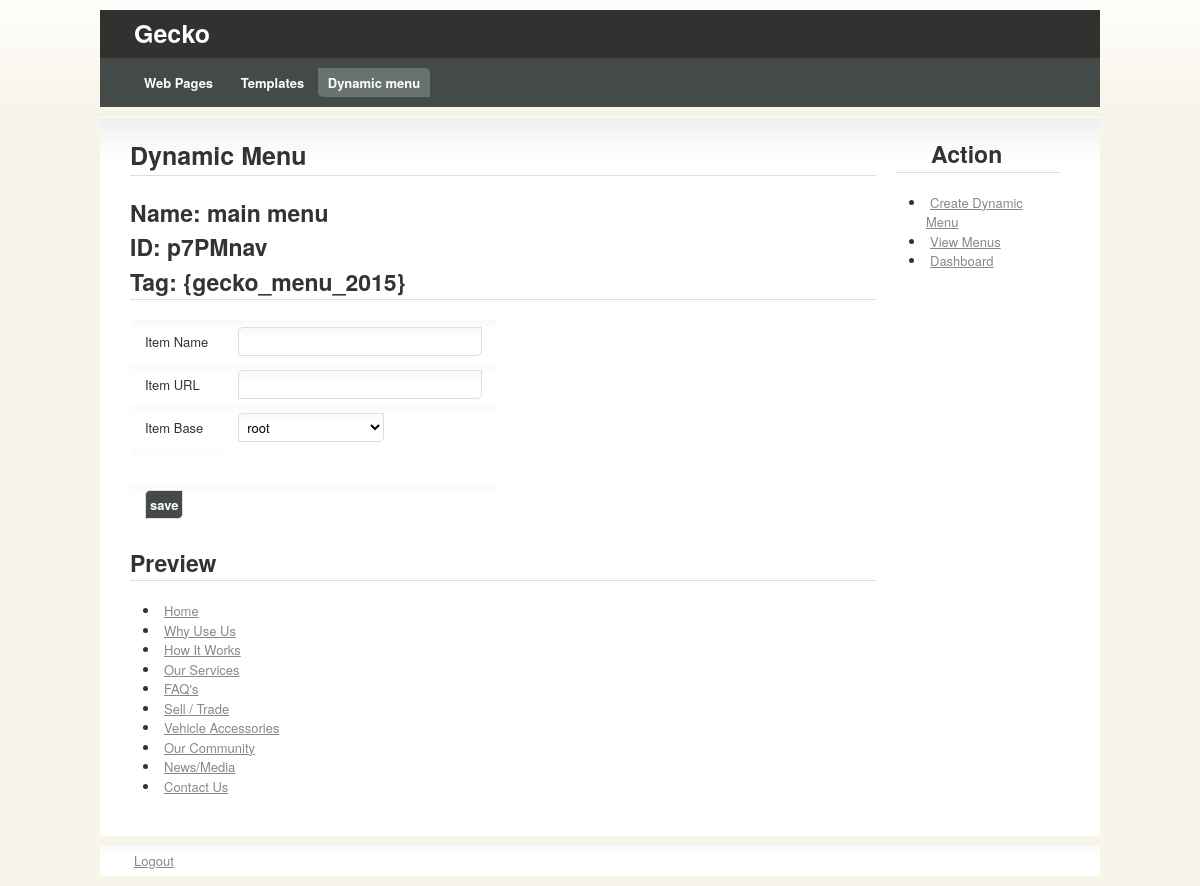
The page /admin/update_menu.php?id=4 (signed in) on the database its author committed.
### tables this page shows
CREATE TABLE IF NOT EXISTS `menu` (
  `id` int(11) NOT NULL AUTO_INCREMENT,
  `name` varchar(250) NOT NULL,
  `elem_id` varchar(250) NOT NULL,
  `elem_class` varchar(250) NOT NULL,
  PRIMARY KEY (`id`)
);

CREATE TABLE IF NOT EXISTS `menu_item` (
  `id` int(11) NOT NULL AUTO_INCREMENT,
  `name` varchar(250) NOT NULL,
  `url` varchar(250) NOT NULL,
  `base` int(11) NOT NULL,
  `menu` int(12) NOT NULL,
  PRIMARY KEY (`id`)
);

### admin/update_menu.php (the view, shortened to what this page needs)
<?php
if(isset($_SESSION['id'])){
?>
<!DOCTYPE html PUBLIC "-//W3C//DTD XHTML 1.0 Strict//EN"
	"http://www.w3.org/TR/xhtml1/DTD/xhtml1-strict.dtd">
<html xmlns="http://www.w3.org/1999/xhtml" xml:lang="en" lang="en">
	<head>
		<link rel="stylesheet" href="css/960.css" type="text/css" media="screen" charset="utf-8" />
		<link rel="stylesheet" href="css/template.css" type="text/css" media="screen" charset="utf-8" />
		<link rel="stylesheet" href="css/colour.css" type="text/css" media="screen" charset="utf-8" />
	</head>
	<body>
		<h1 id="head"><a style="color:#FFFFFF;text-decoration:none;" href="/admin/dashboard.php">Gecko</a></h1>
		<ul id="navigation">
			<li><span><a href="/admin/webpage.php">Web Pages</a></span></li>
			<li><a href="/admin/template.php" >Templates</a></li>
			<li><a href="/admin/menu.php" class="active">Dynamic menu</a></li>
		</ul>
		<div id="content" class="container_16 clearfix">
			<div class="grid_11" style="width: 746px !important;">
			<h1>Dynamic Menu</h1>
			<?php
$id = $_GET['id'];
$gecko_menu = 2011;
$sql = mysql_query("SELECT * FROM menu WHERE id='".$id."'");
while($row=mysql_fetch_array($sql)){
?>
<h2>Name: <?=$row['name']?><br />
ID: <?=$row['elem_id']?><br />
Tag: {gecko_menu_<?=($gecko_menu+$row['id'])?>}</h2>
<?php } ?>
<form method="post" action="update_menu2.php" name="form1">
<table style="width:auto;">
<tr><td>Item Name</td><td><input type="text" name="menu_item_name" style="width: 234px" /></td></tr>
<tr><td>Item URL</td><td><input type="text" id="menu_item_url" name="menu_item_url" style="width: 234px" /></td></tr>
<tr><td>Item Base</td>
<td>
<select name="menu_item_base" style="width: auto;">
<option value="-1">root</option>
</select>
</td>
</tr>
<tr><td>&nbsp;<input type="hidden" name="menu_id" value="<?=$id?>" /></td></tr>
<tr><td colspan="2"><input type="submit" name="save" value="save" /></td></tr>
</table>
</form>
<h2>Preview</h2>
<ul>
<?php
$sql3 = mysql_query("SELECT * FROM menu_item WHERE base='-1' AND menu='".$id."'");
while($row3=mysql_fetch_array($sql3)){
?>
<li><a href="/admin/update_menu_item.php?menu_item=<?=$row3['id']?>&menu=<?=$id?>"><?=$row3['name']?></a>
</li>
<?php } ?>
</ul>
			</div>
				<div class="grid_5" style="width:164px !important;">
				<h2 style="padding-left: 35px;">Action</h2>
				<ul>
					<li><a href="/admin/create_menu.php">Create Dynamic Menu</a></li>
					<li><a href="/admin/menu.php">View Menus</a></li>
					<li><a href="/admin/dashboard.php">Dashboard</a></li>
				</ul>
			</div>
		</div>
		<div id="foot">
					<a href="/admin/logout.php">Logout</a>
		</div>
	</body>
</html>
<?php
}else{
echo "<div style='color:red'>FUCK YOU KA!</div>";
}
?>

### admin/css/960.css (style rules this page uses)
html,body,div,span,applet,object,iframe,h1,h2,h3,h4,h5,h6,p,blockquote,pre,a,abbr,acronym,address,big,cite,code,del,dfn,em,font,img,ins,kbd,q,s,samp,small,strike,strong,sub,sup,tt,var,b,u,i,center,dl,dt,dd,ol,ul,li,fieldset,form,label,legend,table,caption,tbody,tfoot,thead,tr,th,td { margin:0;padding:0;border:0;outline:0;font-size:100%;vertical-align:baseline;background:transparent }
body { line-height:1 }
ol,ul { list-style:none }
table { border-collapse:collapse;border-spacing:0 }
body, textarea { color:#333;font:13px/1.5 'Helvetica Neue',Arial,'Liberation Sans',FreeSans,sans-serif }
h1 { font-size:25px }
h2 { font-size:23px }
ul { list-style:disc }
li { margin-left:30px }
p,dl,hr,h1,h2,h3,h4,h5,h6,ol,ul,pre,table,address,fieldset { margin-bottom:20px }
.grid_11 select,.grid_11 input,.grid_11 textarea { width:630px }
.grid_11 select { width:640px }
.container_16 { margin-left: auto; margin-right: auto; width: 960px; }
.grid_1, .grid_2, .grid_3, .grid_4, .grid_5, .grid_6, .grid_7, .grid_8, .grid_9, .grid_10, .grid_11, .grid_12, .grid_13, .grid_14, .grid_15, .grid_16 { display: inline; float: left; margin-left: 10px; margin-right: 10px; }
.container_16 .grid_5, .container_16 .grid_5 .box, .container_16 .grid_5 .glow-sortable-dropindicator { width: 280px !important }
.container_16 .grid_11, .container_16 .grid_11 .box, .container_16 .grid_11 .glow-sortable-dropindicator { width: 640px !important }
.clearfix:after { clear: both; content: ' '; display: block; font-size: 0; line-height: 0; visibility: hidden; width: 0; height: 0; }

### admin/css/template.css (style rules this page uses)
#content { margin-right:auto; margin-left:auto; width:1000px; }
#content { width:960px; position:relative; zoom:1; }
label, #navigation, .error, .success, input[type="submit"], input[type="reset"] { font-weight:bold; }
h1, h2, h3, h4, h5, h6 { border-bottom:1px solid; }
a { padding:4px; }
table { width:100%; }
th, td { padding:7px 15px; text-align:left; }
#head { -moz-border-radius-topright:10px; border:0; margin:10px auto 0 auto; padding:5px 30px; width:940px; }
#navigation { -moz-border-radius-bottomleft:10px; margin:0 auto 10px auto; padding:10px 30px; width:940px; }
#navigation > li { display:inline; margin:0 }
#navigation > li > a, #navigation > li > span { display:inline-block; padding:5px 10px; text-decoration:none; }
#content { padding:20px; -moz-border-radius-topleft: 10px; -moz-border-radius-bottomright: 10px; }
#foot { padding:5px 30px; width:940px; margin:10px auto; -moz-border-radius-topright: 10px; -moz-border-radius-bottomleft: 10px; }
.curved, #navigation a, #navigation span, .error, .success, .box, .utils a { -moz-border-radius-bottomleft:5px; -moz-border-radius-topright:5px; -webkit-border-bottom-left-radius:5px; -webkit-border-top-right-radius:5px; }
.curved-alt, input, textarea, select, .box, .date td a, .utils a { -moz-border-radius-bottomright:5px; -moz-border-radius-topleft:5px; -webkit-border-bottom-right-radius:5px; -webkit-border-top-left-radius:5px; }
input, textarea, select { border:1px solid; font-family:inherit; font-size:inherit; padding:4px; }
select { padding-top:3px; padding-bottom:3px; }
input[type="submit"], input[type="reset"] { cursor:pointer; width:auto !important; }

### admin/css/colour.css (style rules this page uses)
body { background:#F7F4E9 url(body.png) repeat-x top center; }
th,#navigation,.active,input[type=submit],.pagination a:hover,.date td a:hover { background:#434A48; color:#fff }
select, textarea, input, td, #content, #foot { background:#fff url(gradient.png) repeat-x 0 -28px }
tr { background-position:0 -18px; }
#content { background-position:0 1px; }
.active, th, #head, #navigation a, input[type=submit] { color:#fff; }
input, select, textarea { border-color:#ddd }
h1,h2,h3,h4,h5,h6 { border-color:#ddd }
a { color:#888 }
#head { background:#313230 }
#navigation .active { background:#687370 }

### admin/update_menu.php (style rules this page uses)
#navigation a { text-decoration:none; }

### rows shown on the page
menu: name "main menu", elem "p7PMnav", $gecko_menu+$row['id'] "2015"
menu_item: name "Home"
menu_item: name "Why Use Us"
menu_item: name "How It Works"
menu_item: name "Our Services"
menu_item: name "FAQ's"
menu_item: name "Sell / Trade"
menu_item: name "Vehicle Accessories"
menu_item: name "Our Community"
menu_item: name "News/Media"
menu_item: name "Contact Us"
